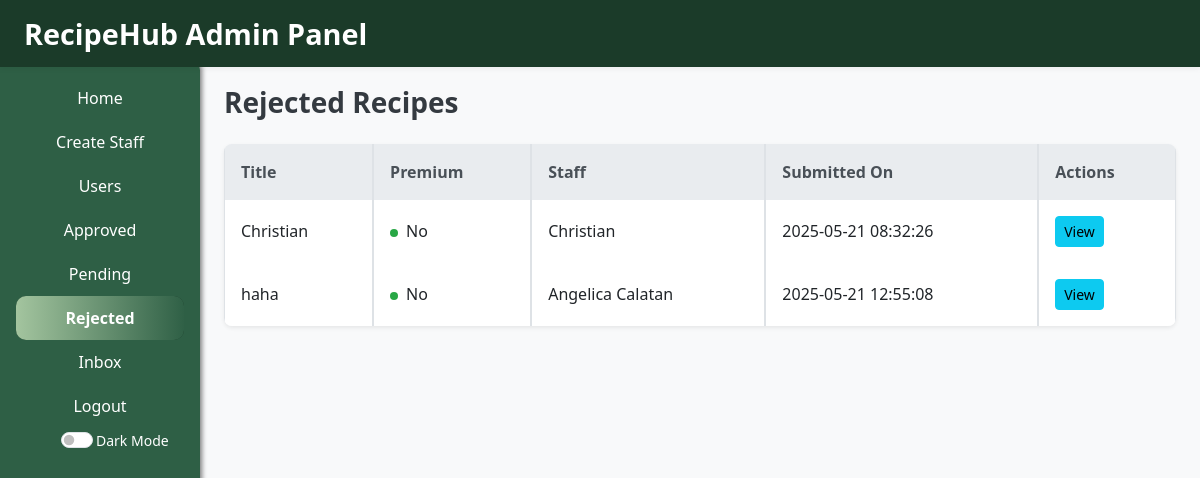
The app's page /admin/status/rejected (signed in) with its own data.
### tables this page shows
CREATE TABLE Recipes (
      id INTEGER PRIMARY KEY AUTOINCREMENT,
      title TEXT,
      ingredients TEXT,
      instructions TEXT,
      duration INTEGER,
      isPremium INTEGER DEFAULT 0,
      status TEXT DEFAULT 'pending',
      staff_id INTEGER,
      createdAt TIMESTAMP DEFAULT CURRENT_TIMESTAMP, image TEXT, courseType TEXT,
      FOREIGN KEY (staff_id) REFERENCES Staff(id)
    );

CREATE TABLE Staff (
      id INTEGER PRIMARY KEY AUTOINCREMENT,
      name TEXT,
      username TEXT,
      email TEXT,
      password TEXT
    );

### app.py (the view)
@app.route('/admin/status/<status>')
def admin_view_status(status):
    if 'user_id' not in session or session['role'] != 'admin':
        flash("Unauthorized access.", "danger")
        return redirect(url_for('login'))
    if status not in ['approved', 'pending', 'rejected']:
        flash("Invalid status filter.", "danger")
        return redirect(url_for('chome'))
    db = get_db_connection()
    cursor = db.cursor()
    cursor.execute("""
        SELECT Recipes.id, Recipes.title, Recipes.isPremium, Recipes.createdAt,
               Staff.name AS staff_name
        FROM Recipes
        JOIN Staff ON Recipes.staff_id = Staff.id
        WHERE Recipes.status = ?
    """, (status,))
    recipes = cursor.fetchall()
    db.close()
    return render_template('admin/status.html', recipes=recipes, status=status)

### db_setup.py (called while the page is built)
def get_db_connection():
  conn = sqlite3.connect('RecipeHub.db')
  conn.row_factory = sqlite3.Row
  return conn

### templates/admin/status.html (shortened to what this page needs)
{% extends 'admin/base.html' %}
{% block head %}
<link rel="stylesheet" href="{{ url_for('static', filename='status.css') }}" />
{% endblock %}
{% block body %}
<div class="container-fluid">
    <h1 class="h3 mb-4 text-gray-800">{{ status|capitalize }} Recipes</h1>
    {% if recipes %}
    <table class="table table-bordered">
        <thead>
            <tr>
                <th>Title</th>
                <th>Premium</th>
                <th>Staff</th>
                <th>Submitted On</th>
                <th>Actions</th>
            </tr>
        </thead>
        <tbody>
            {% for recipe in recipes %}
            <tr>
                <td>{{ recipe.title }}</td>
                <td>{{ 'Yes' if recipe.isPremium else 'No' }}</td>
                <td>{{ recipe.staff_name }}</td>
                <td>{{ recipe.createdAt }}</td>
                <td>
                    <a href="{{ url_for('view_recipe', recipe_id=recipe.id) }}" class="btn btn-info btn-sm">View</a>
                </td>
            </tr>
            {% endfor %}
        </tbody>
    </table>
    {% else %}
    <p>No {{ status }} recipes found.</p>
    {% endif %}
</div>
{% endblock %}

### static/admin_base.css (style rules this page uses)
*, *::before, *::after { margin: 0; padding: 0; box-sizing: border-box; }
html, body { height: 100%; font-family: 'Poppins', sans-serif; color: #0000; background: #ffff; overflow-x: hidden; }
body { min-height: 100vh; color: #000; }

### static/status.css (style rules this page uses)
body { color: #212529; background-color: #f8f9fa; font-family: 'Segoe UI', Tahoma, Geneva, Verdana, sans-serif; }
h1.h3 { font-size: 1.75rem; font-weight: 600; color: #343a40; margin-bottom: 1.5rem; }
.table { border-collapse: separate; border-spacing: 0; border-radius: 0.5rem; overflow: hidden; box-shadow: 0 0.125rem 0.25rem rgba(0, 0, 0, 0.075); }
.table th, .table td { vertical-align: middle; padding: 1rem; border-color: #dee2e6; }
.table th { background-color: #e9ecef; color: #495057; font-weight: 600; text-transform: capitalize; }
.table .btn-sm { font-size: 0.875rem; padding: 0.25rem 0.5rem; border-radius: 0.25rem; }
td:nth-child(2) { font-weight: 500; }
td:nth-child(2)::before { content: ''; display: inline-block; width: 0.5rem; height: 0.5rem; margin-right: 0.5rem; border-radius: 50%; background-color: #28a745 !important; }

### templates/admin/base.html (style rules this page uses)
body { padding-top: 70px; padding-left: 200px; }

### records on screen
Recipes: title "Christian", isPremium "No", staff_name "Christian", createdAt "2025-05-21 08:32:26"
Recipes: title "haha", isPremium "No", staff_name "Angelica Calatan", createdAt "2025-05-21 12:55:08"

### other values on screen
{{ status|capitalize }} "Rejected"
